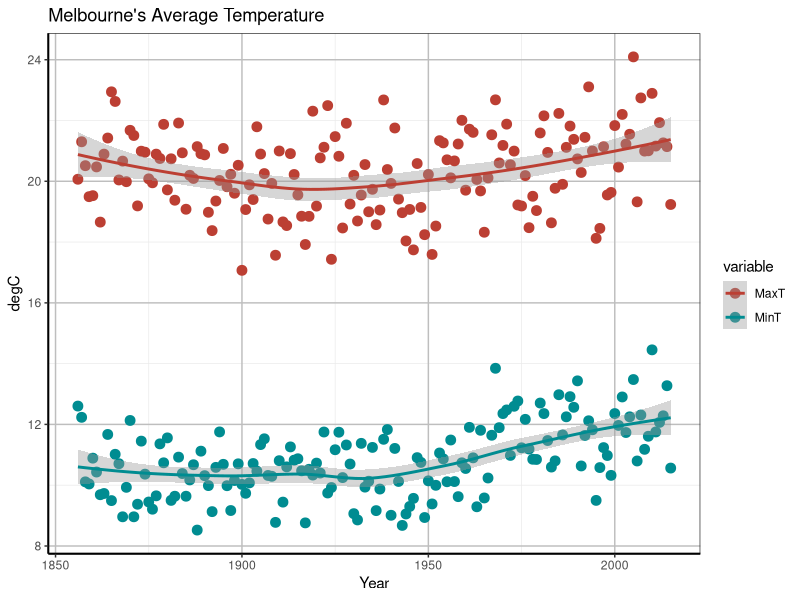

Source code (R):
melb <- read.csv("data/melbourne.csv", as.is=TRUE, header=TRUE)
library(dplyr)
library(ggplot2)
library(reshape2)



melb <- na.omit(melb)

max.temp <- select(melb, everything())%>%
  filter(Month == 4 )%>%
  #filter(Year >= 1954)%>%
  group_by(Year)%>%
  summarize(MaxT = mean(Max), MinT = mean(Min))

tall.temp <- melt(max.temp, id.vars="Year")

plot <- ggplot(tall.temp, aes(Year,value, col=variable)) + 
        geom_point(size=3) + 
        geom_smooth(method=loess) + 
        ggtitle("Melbourne's Average Temperature") +
        scale_color_hue(l=45) +
        ylab("degC") 

plot <- plot + theme_bw()

plot <- plot + theme(panel.grid.major = element_line(size = 0.5, color = "grey"), axis.line = element_line(size = 0.7, color = "black"))    
plot
  
